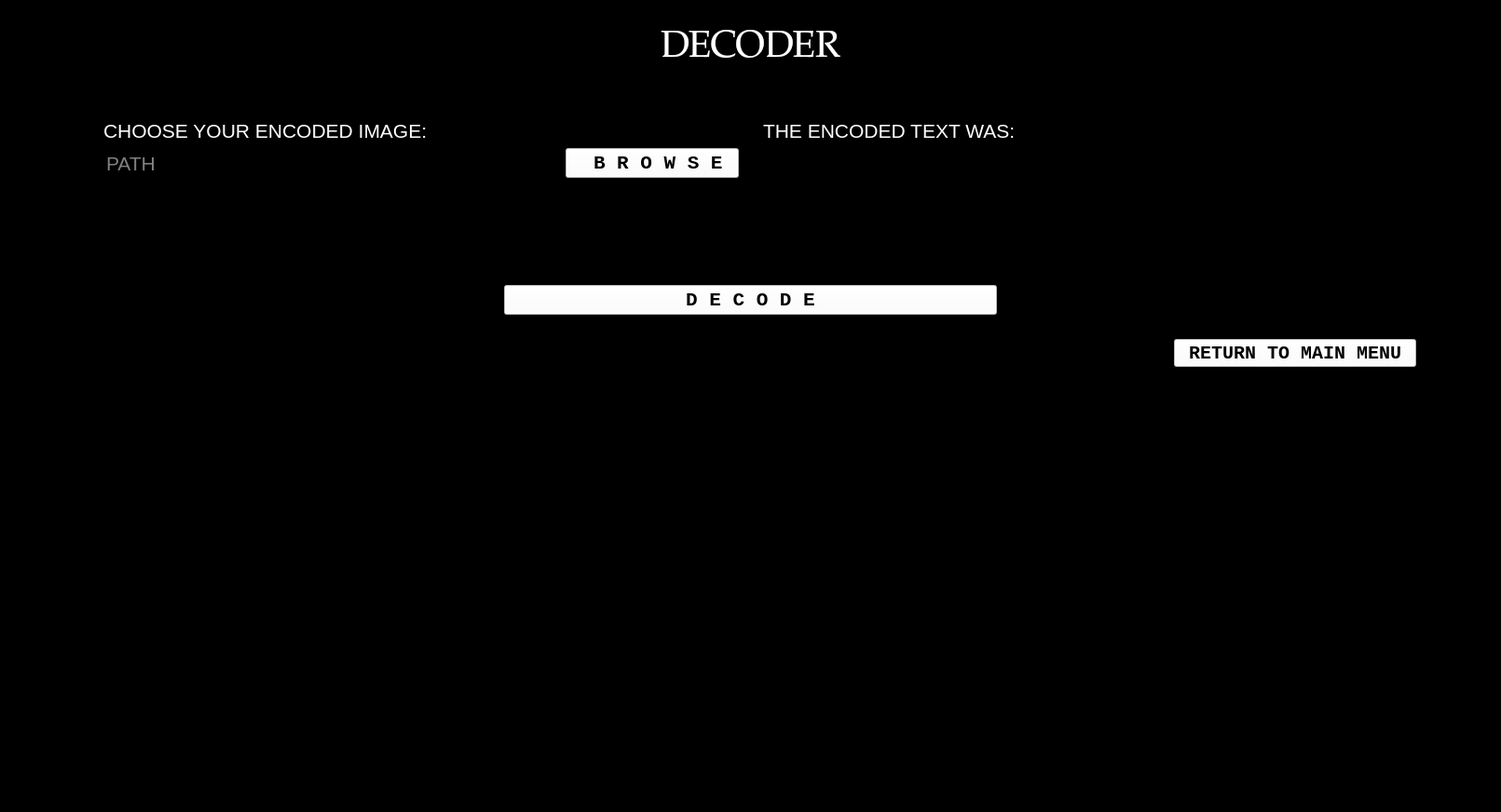
<?xml version="1.0" encoding="UTF-8"?>
<ui version="4.0">
 <class>DECODER</class>
 <widget class="QWidget" name="DECODER">
  <property name="geometry">
   <rect>
    <x>0</x>
    <y>0</y>
    <width>1611</width>
    <height>872</height>
   </rect>
  </property>
  <property name="windowTitle">
   <string>Form</string>
  </property>
  <property name="styleSheet">
   <string notr="true">background-color: rgb(0, 0, 0);</string>
  </property>
  <layout class="QVBoxLayout" name="verticalLayout_2">
   <property name="spacing">
    <number>6</number>
   </property>
   <item>
    <layout class="QVBoxLayout" name="verticalLayout">
     <item>
      <layout class="QHBoxLayout" name="horizontalLayout_10">
       <item>
        <widget class="QLabel" name="label">
         <property name="text">
          <string/>
         </property>
         <property name="pixmap">
          <pixmap resource="../../../../../Python Project (Image Steganography)/maybe_final.qrc">:/img/black panther - Resize_png.png</pixmap>
         </property>
         <property name="alignment">
          <set>Qt::AlignCenter</set>
         </property>
        </widget>
       </item>
      </layout>
     </item>
     <item>
      <layout class="QHBoxLayout" name="horizontalLayout">
       <item>
        <widget class="QLabel" name="header2">
         <property name="font">
          <font>
           <family>Palatino Linotype</family>
           <pointsize>30</pointsize>
          </font>
         </property>
         <property name="styleSheet">
          <string notr="true">color: rgb(255, 255, 255);</string>
         </property>
         <property name="text">
          <string>DECODER</string>
         </property>
         <property name="alignment">
          <set>Qt::AlignCenter</set>
         </property>
        </widget>
       </item>
      </layout>
     </item>
     <item>
      <layout class="QHBoxLayout" name="horizontalLayout_11">
       <item>
        <widget class="QLabel" name="label_2">
         <property name="text">
          <string/>
         </property>
         <property name="pixmap">
          <pixmap resource="../../../../../Python Project (Image Steganography)/maybe_final.qrc">:/img/decoding - Resize.png</pixmap>
         </property>
         <property name="alignment">
          <set>Qt::AlignCenter</set>
         </property>
        </widget>
       </item>
      </layout>
     </item>
     <item>
      <spacer name="verticalSpacer_2">
       <property name="orientation">
        <enum>Qt::Vertical</enum>
       </property>
       <property name="sizeType">
        <enum>QSizePolicy::Fixed</enum>
       </property>
       <property name="sizeHint" stdset="0">
        <size>
         <width>20</width>
         <height>30</height>
        </size>
       </property>
      </spacer>
     </item>
     <item>
      <layout class="QHBoxLayout" name="horizontalLayout_2">
       <item>
        <spacer name="horizontalSpacer_3">
         <property name="orientation">
          <enum>Qt::Horizontal</enum>
         </property>
         <property name="sizeType">
          <enum>QSizePolicy::Fixed</enum>
         </property>
         <property name="sizeHint" stdset="0">
          <size>
           <width>100</width>
           <height>20</height>
          </size>
         </property>
        </spacer>
       </item>
       <item>
        <layout class="QVBoxLayout" name="verticalLayout_3">
         <item>
          <layout class="QHBoxLayout" name="horizontalLayout_6">
           <item>
            <widget class="QLabel" name="encoded_img">
             <property name="font">
              <font>
               <pointsize>16</pointsize>
              </font>
             </property>
             <property name="styleSheet">
              <string notr="true">color: rgb(255, 255, 255);</string>
             </property>
             <property name="text">
              <string>CHOOSE YOUR ENCODED IMAGE:</string>
             </property>
             <property name="alignment">
              <set>Qt::AlignBottom|Qt::AlignLeading|Qt::AlignLeft</set>
             </property>
            </widget>
           </item>
          </layout>
         </item>
         <item>
          <layout class="QHBoxLayout" name="horizontalLayout_12">
           <item>
            <widget class="QLineEdit" name="browsed_img_2">
             <property name="font">
              <font>
               <pointsize>16</pointsize>
              </font>
             </property>
             <property name="styleSheet">
              <string notr="true">color: rgb(255, 255, 255);</string>
             </property>
             <property name="placeholderText">
              <string>PATH</string>
             </property>
             <property name="clearButtonEnabled">
              <bool>true</bool>
             </property>
            </widget>
           </item>
           <item>
            <widget class="QToolButton" name="browse_button_1">
             <property name="sizePolicy">
              <sizepolicy hsizetype="Fixed" vsizetype="Fixed">
               <horstretch>0</horstretch>
               <verstretch>0</verstretch>
              </sizepolicy>
             </property>
             <property name="font">
              <font>
               <family>Courier New</family>
               <pointsize>16</pointsize>
               <weight>75</weight>
               <bold>true</bold>
              </font>
             </property>
             <property name="cursor">
              <cursorShape>PointingHandCursor</cursorShape>
             </property>
             <property name="styleSheet">
              <string notr="true">color: rgb(0, 0, 0);
background-color: rgb(255, 255, 255);</string>
             </property>
             <property name="text">
              <string> B R O W S E</string>
             </property>
             <property name="icon">
              <iconset resource="../../../../../Python Project (Image Steganography)/maybe_final.qrc">
               <normaloff>:/img/browse_icon.png</normaloff>:/img/browse_icon.png</iconset>
             </property>
             <property name="iconSize">
              <size>
               <width>35</width>
               <height>35</height>
              </size>
             </property>
             <property name="toolButtonStyle">
              <enum>Qt::ToolButtonTextBesideIcon</enum>
             </property>
            </widget>
           </item>
          </layout>
         </item>
         <item>
          <layout class="QHBoxLayout" name="horizontalLayout_7">
           <item>
            <widget class="QLabel" name="img_label_2">
             <property name="sizePolicy">
              <sizepolicy hsizetype="Expanding" vsizetype="Expanding">
               <horstretch>0</horstretch>
               <verstretch>0</verstretch>
              </sizepolicy>
             </property>
             <property name="text">
              <string/>
             </property>
            </widget>
           </item>
          </layout>
         </item>
        </layout>
       </item>
       <item>
        <spacer name="horizontalSpacer_5">
         <property name="orientation">
          <enum>Qt::Horizontal</enum>
         </property>
         <property name="sizeType">
          <enum>QSizePolicy::Fixed</enum>
         </property>
         <property name="sizeHint" stdset="0">
          <size>
           <width>20</width>
           <height>20</height>
          </size>
         </property>
        </spacer>
       </item>
       <item>
        <layout class="QVBoxLayout" name="verticalLayout_4">
         <item>
          <layout class="QHBoxLayout" name="horizontalLayout_3">
           <item>
            <widget class="QLabel" name="entered_txt">
             <property name="sizePolicy">
              <sizepolicy hsizetype="Preferred" vsizetype="Preferred">
               <horstretch>0</horstretch>
               <verstretch>0</verstretch>
              </sizepolicy>
             </property>
             <property name="font">
              <font>
               <pointsize>16</pointsize>
              </font>
             </property>
             <property name="styleSheet">
              <string notr="true">color: rgb(255, 255, 255);</string>
             </property>
             <property name="text">
              <string>THE ENCODED TEXT WAS:</string>
             </property>
             <property name="alignment">
              <set>Qt::AlignBottom|Qt::AlignLeading|Qt::AlignLeft</set>
             </property>
            </widget>
           </item>
          </layout>
         </item>
         <item>
          <layout class="QHBoxLayout" name="horizontalLayout_5">
           <item>
            <widget class="QLabel" name="decoded_txt">
             <property name="sizePolicy">
              <sizepolicy hsizetype="Expanding" vsizetype="Fixed">
               <horstretch>0</horstretch>
               <verstretch>0</verstretch>
              </sizepolicy>
             </property>
             <property name="font">
              <font>
               <family>Courier New</family>
               <pointsize>18</pointsize>
               <weight>75</weight>
               <bold>true</bold>
              </font>
             </property>
             <property name="cursor">
              <cursorShape>IBeamCursor</cursorShape>
             </property>
             <property name="styleSheet">
              <string notr="true">color: rgb(255, 255, 255);</string>
             </property>
             <property name="text">
              <string/>
             </property>
             <property name="alignment">
              <set>Qt::AlignLeading|Qt::AlignLeft|Qt::AlignVCenter</set>
             </property>
             <property name="wordWrap">
              <bool>true</bool>
             </property>
            </widget>
           </item>
          </layout>
         </item>
         <item>
          <spacer name="verticalSpacer_5">
           <property name="orientation">
            <enum>Qt::Vertical</enum>
           </property>
           <property name="sizeHint" stdset="0">
            <size>
             <width>20</width>
             <height>40</height>
            </size>
           </property>
          </spacer>
         </item>
        </layout>
       </item>
       <item>
        <spacer name="horizontalSpacer_4">
         <property name="orientation">
          <enum>Qt::Horizontal</enum>
         </property>
         <property name="sizeType">
          <enum>QSizePolicy::Fixed</enum>
         </property>
         <property name="sizeHint" stdset="0">
          <size>
           <width>100</width>
           <height>20</height>
          </size>
         </property>
        </spacer>
       </item>
      </layout>
     </item>
     <item>
      <spacer name="verticalSpacer_3">
       <property name="orientation">
        <enum>Qt::Vertical</enum>
       </property>
       <property name="sizeType">
        <enum>QSizePolicy::Fixed</enum>
       </property>
       <property name="sizeHint" stdset="0">
        <size>
         <width>20</width>
         <height>40</height>
        </size>
       </property>
      </spacer>
     </item>
     <item>
      <layout class="QHBoxLayout" name="horizontalLayout_4">
       <item>
        <spacer name="horizontalSpacer">
         <property name="orientation">
          <enum>Qt::Horizontal</enum>
         </property>
         <property name="sizeHint" stdset="0">
          <size>
           <width>40</width>
           <height>20</height>
          </size>
         </property>
        </spacer>
       </item>
       <item>
        <widget class="QToolButton" name="decode_button">
         <property name="sizePolicy">
          <sizepolicy hsizetype="Expanding" vsizetype="Fixed">
           <horstretch>0</horstretch>
           <verstretch>0</verstretch>
          </sizepolicy>
         </property>
         <property name="font">
          <font>
           <family>Courier New</family>
           <pointsize>16</pointsize>
           <weight>75</weight>
           <bold>true</bold>
          </font>
         </property>
         <property name="cursor">
          <cursorShape>PointingHandCursor</cursorShape>
         </property>
         <property name="styleSheet">
          <string notr="true">color: rgb(0, 0, 0);
background-color: rgb(255, 255, 255);</string>
         </property>
         <property name="text">
          <string>D E C O D E</string>
         </property>
        </widget>
       </item>
       <item>
        <spacer name="horizontalSpacer_2">
         <property name="orientation">
          <enum>Qt::Horizontal</enum>
         </property>
         <property name="sizeHint" stdset="0">
          <size>
           <width>40</width>
           <height>20</height>
          </size>
         </property>
        </spacer>
       </item>
      </layout>
     </item>
     <item>
      <spacer name="verticalSpacer_4">
       <property name="orientation">
        <enum>Qt::Vertical</enum>
       </property>
       <property name="sizeType">
        <enum>QSizePolicy::Fixed</enum>
       </property>
       <property name="sizeHint" stdset="0">
        <size>
         <width>20</width>
         <height>20</height>
        </size>
       </property>
      </spacer>
     </item>
     <item>
      <layout class="QHBoxLayout" name="horizontalLayout_8">
       <item>
        <spacer name="horizontalSpacer_6">
         <property name="orientation">
          <enum>Qt::Horizontal</enum>
         </property>
         <property name="sizeHint" stdset="0">
          <size>
           <width>40</width>
           <height>20</height>
          </size>
         </property>
        </spacer>
       </item>
       <item>
        <widget class="QToolButton" name="return2">
         <property name="font">
          <font>
           <family>Courier New</family>
           <pointsize>15</pointsize>
           <weight>75</weight>
           <bold>true</bold>
          </font>
         </property>
         <property name="cursor">
          <cursorShape>PointingHandCursor</cursorShape>
         </property>
         <property name="styleSheet">
          <string notr="true">color: rgb(0, 0, 0);
background-color: rgb(255, 255, 255);</string>
         </property>
         <property name="text">
          <string>RETURN TO MAIN MENU</string>
         </property>
        </widget>
       </item>
       <item>
        <spacer name="horizontalSpacer_7">
         <property name="orientation">
          <enum>Qt::Horizontal</enum>
         </property>
         <property name="sizeType">
          <enum>QSizePolicy::Fixed</enum>
         </property>
         <property name="sizeHint" stdset="0">
          <size>
           <width>80</width>
           <height>20</height>
          </size>
         </property>
        </spacer>
       </item>
      </layout>
     </item>
     <item>
      <layout class="QHBoxLayout" name="horizontalLayout_9">
       <item>
        <widget class="QLabel" name="decode_success">
         <property name="font">
          <font>
           <pointsize>23</pointsize>
          </font>
         </property>
         <property name="styleSheet">
          <string notr="true">color: rgb(110, 37, 152);</string>
         </property>
         <property name="text">
          <string/>
         </property>
         <property name="alignment">
          <set>Qt::AlignCenter</set>
         </property>
        </widget>
       </item>
      </layout>
     </item>
    </layout>
   </item>
   <item>
    <spacer name="verticalSpacer">
     <property name="orientation">
      <enum>Qt::Vertical</enum>
     </property>
     <property name="sizeType">
      <enum>QSizePolicy::Expanding</enum>
     </property>
     <property name="sizeHint" stdset="0">
      <size>
       <width>20</width>
       <height>40</height>
      </size>
     </property>
    </spacer>
   </item>
  </layout>
 </widget>
 <resources>
  <include location="../../../../../Python Project (Image Steganography)/maybe_final.qrc"/>
 </resources>
 <connections/>
</ui>
